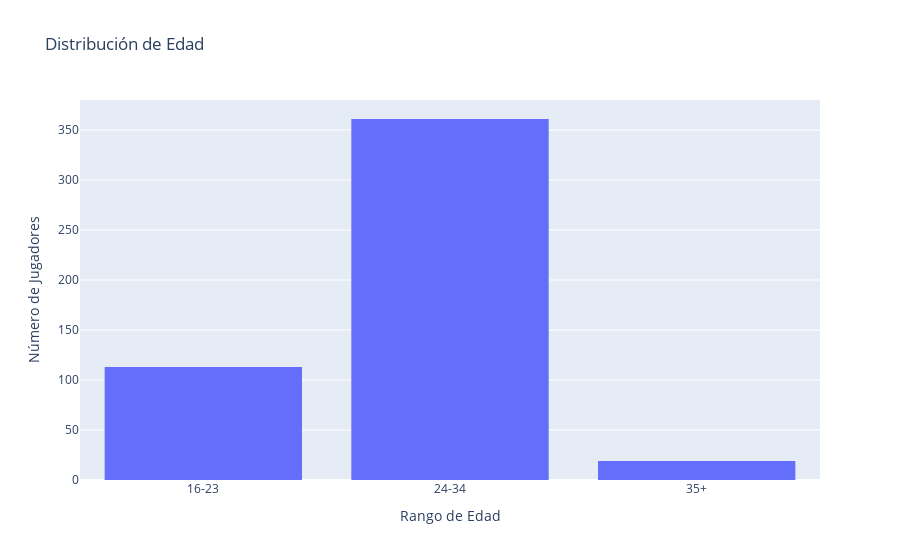

Notebook cell for this chart:
### Markdown cell above
Realizamos una segmentación de edades en tres grupos y se visualiza la distribución de estos segmentos utilizando un histograma. Distribución de segmentos de edad: jóvenes (16-23), edad adulta (24-34) y mayores de 35.

### Code cell
# Definir los rangos de bins
bins = [16, 24, 35, float('inf')]
labels = ['16-23', '24-34', '35+']
estandar['Segmento'] = pd.cut(estandar['Edad'], bins=bins, labels=labels, right=False, include_lowest=True)

# Graficar el histograma
fig = px.histogram(estandar, x='Segmento', category_orders={'Segmento': labels},
                   title='Distribución de Edad',
                   labels={'Segmento': 'Rango de Edad'})

# Ajustar el layout para que se vea mejor
fig.update_layout(
    bargap=0.2,
    xaxis_title='Rango de Edad',
    yaxis_title='Número de Jugadores'
)
fig.show()

### Figure 1 — Plotly figure (JSON) as saved in the notebook; plotly's stock layout.template omitted (floating-point values rounded to 4 significant figures; data arrays with more than 128 entries replaced by an {"elided": "..."} marker saying what was removed)
{"data": [{"alignmentgroup": "True", "bingroup": "x", "hovertemplate": "Rango de Edad=%{x}<br>count=%{y}<extra></extra>", "legendgroup": "", "marker": {"color": "#636efa", "pattern": {"shape": ""}}, "name": "", "offsetgroup": "", "orientation": "v", "showlegend": false, "type": "histogram", "x": {"elided": "493 str values"}, "xaxis": "x", "yaxis": "y"}], "layout": {"bargap": 0.2, "barmode": "relative", "legend": {"tracegroupgap": 0}, "title": {"text": "Distribución de Edad"}, "xaxis": {"anchor": "y", "categoryarray": ["16-23", "24-34", "35+"], "categoryorder": "array", "domain": [0, 1], "title": {"text": "Rango de Edad"}}, "yaxis": {"anchor": "x", "domain": [0, 1], "title": {"text": "Número de Jugadores"}}}}
